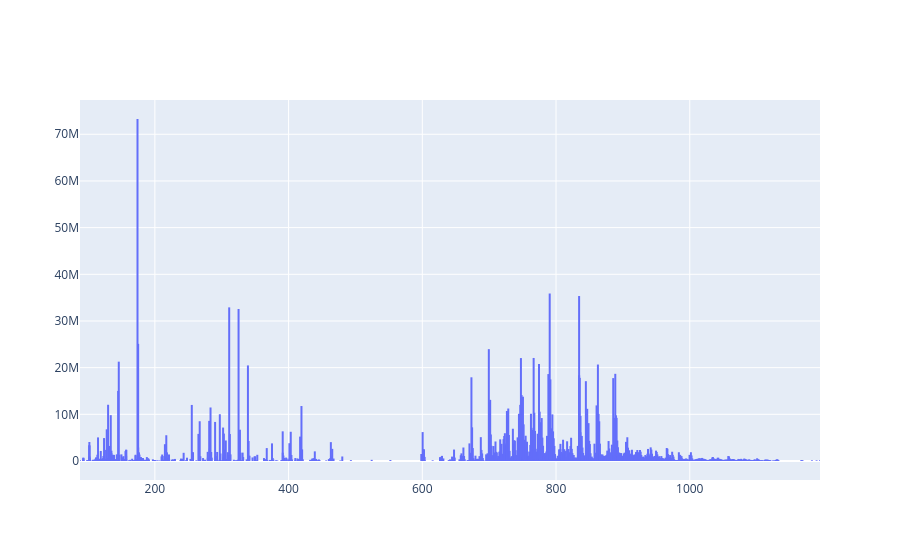

Here is the notebook cell this chart was saved with:
### Markdown cell above
## we can also inspect the **TIC spectrum**, which requires us to sum across all rows - so the same concept but now we include all intensities from every pixel for each m/z feature.

### Code cell
tic_spectrum = data.sum(axis=0)

fig = go.Figure(go.Scatter(
    x=np.repeat(mz, 3),
    y=np.ravel(np.column_stack([np.zeros_like(tic_spectrum), tic_spectrum, np.nan * tic_spectrum])),
    mode="lines"
))

fig.show()

### Figure 1 — Plotly figure (JSON) as saved in the notebook; plotly's stock layout.template omitted (floating-point values rounded to 4 significant figures; data arrays with more than 128 entries replaced by an {"elided": "..."} marker saying what was removed)
{"data": [{"mode": "lines", "type": "scatter", "x": {"elided": "3816 float values"}, "y": {"elided": "3816 float values"}}], "layout": {}}
